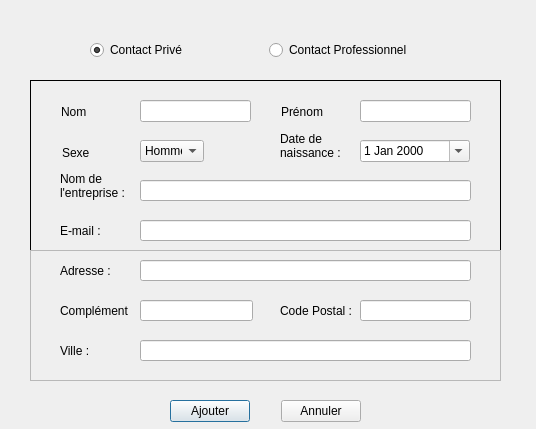
<?xml version="1.0" encoding="UTF-8"?>
<ui version="4.0">
 <class>AjoutContactDialog</class>
 <widget class="QDialog" name="AjoutContactDialog">
  <property name="geometry">
   <rect>
    <x>0</x>
    <y>0</y>
    <width>536</width>
    <height>429</height>
   </rect>
  </property>
  <property name="windowTitle">
   <string>Ajouter un contact</string>
  </property>
  <widget class="QFrame" name="frame">
   <property name="geometry">
    <rect>
     <x>30</x>
     <y>80</y>
     <width>471</width>
     <height>301</height>
    </rect>
   </property>
   <property name="frameShape">
    <enum>QFrame::Box</enum>
   </property>
   <property name="frameShadow">
    <enum>QFrame::Plain</enum>
   </property>
   <property name="midLineWidth">
    <number>0</number>
   </property>
   <widget class="QLabel" name="label_3">
    <property name="geometry">
     <rect>
      <x>32</x>
      <y>62</y>
      <width>31</width>
      <height>21</height>
     </rect>
    </property>
    <property name="text">
     <string>Sexe :</string>
    </property>
    <property name="buddy">
     <cstring>sexCBox</cstring>
    </property>
   </widget>
   <widget class="QLabel" name="label_2">
    <property name="geometry">
     <rect>
      <x>251</x>
      <y>21</y>
      <width>43</width>
      <height>21</height>
     </rect>
    </property>
    <property name="text">
     <string>Prénom :</string>
    </property>
    <property name="buddy">
     <cstring>firstnameInput</cstring>
    </property>
   </widget>
   <widget class="QLineEdit" name="firstnameInput">
    <property name="geometry">
     <rect>
      <x>330</x>
      <y>20</y>
      <width>111</width>
      <height>22</height>
     </rect>
    </property>
    <property name="maxLength">
     <number>30</number>
    </property>
   </widget>
   <widget class="QComboBox" name="sexCBox">
    <property name="geometry">
     <rect>
      <x>110</x>
      <y>60</y>
      <width>64</width>
      <height>22</height>
     </rect>
    </property>
    <property name="minimumSize">
     <size>
      <width>0</width>
      <height>0</height>
     </size>
    </property>
    <item>
     <property name="text">
      <string>Homme</string>
     </property>
    </item>
    <item>
     <property name="text">
      <string>Femme</string>
     </property>
    </item>
   </widget>
   <widget class="QLabel" name="birthdateLabel">
    <property name="geometry">
     <rect>
      <x>250</x>
      <y>50</y>
      <width>81</width>
      <height>31</height>
     </rect>
    </property>
    <property name="text">
     <string>Date de naissance :</string>
    </property>
    <property name="wordWrap">
     <bool>true</bool>
    </property>
   </widget>
   <widget class="QDateEdit" name="birthdateInput">
    <property name="enabled">
     <bool>true</bool>
    </property>
    <property name="geometry">
     <rect>
      <x>330</x>
      <y>60</y>
      <width>110</width>
      <height>22</height>
     </rect>
    </property>
    <property name="minimumDateTime">
     <datetime>
      <hour>0</hour>
      <minute>0</minute>
      <second>0</second>
      <year>1900</year>
      <month>1</month>
      <day>1</day>
     </datetime>
    </property>
    <property name="minimumDate">
     <date>
      <year>1900</year>
      <month>1</month>
      <day>1</day>
     </date>
    </property>
    <property name="calendarPopup">
     <bool>true</bool>
    </property>
   </widget>
   <widget class="QLabel" name="mailLabel">
    <property name="geometry">
     <rect>
      <x>30</x>
      <y>140</y>
      <width>47</width>
      <height>21</height>
     </rect>
    </property>
    <property name="text">
     <string>E-mail :</string>
    </property>
   </widget>
   <widget class="QLineEdit" name="mailInput">
    <property name="geometry">
     <rect>
      <x>110</x>
      <y>140</y>
      <width>331</width>
      <height>21</height>
     </rect>
    </property>
    <property name="maxLength">
     <number>250</number>
    </property>
   </widget>
   <widget class="QLabel" name="companyLabel">
    <property name="geometry">
     <rect>
      <x>30</x>
      <y>90</y>
      <width>71</width>
      <height>31</height>
     </rect>
    </property>
    <property name="text">
     <string>Nom de l'entreprise :</string>
    </property>
    <property name="wordWrap">
     <bool>true</bool>
    </property>
   </widget>
   <widget class="QLineEdit" name="companyInput">
    <property name="geometry">
     <rect>
      <x>110</x>
      <y>100</y>
      <width>331</width>
      <height>21</height>
     </rect>
    </property>
    <property name="maxLength">
     <number>50</number>
    </property>
   </widget>
   <widget class="QFrame" name="frameAddress">
    <property name="geometry">
     <rect>
      <x>0</x>
      <y>170</y>
      <width>471</width>
      <height>131</height>
     </rect>
    </property>
    <property name="frameShape">
     <enum>QFrame::StyledPanel</enum>
    </property>
    <property name="frameShadow">
     <enum>QFrame::Raised</enum>
    </property>
    <widget class="QLabel" name="label_4">
     <property name="geometry">
      <rect>
       <x>30</x>
       <y>10</y>
       <width>51</width>
       <height>21</height>
      </rect>
     </property>
     <property name="text">
      <string>Adresse :</string>
     </property>
     <property name="buddy">
      <cstring>addressInput</cstring>
     </property>
    </widget>
    <widget class="QLineEdit" name="complementInput">
     <property name="geometry">
      <rect>
       <x>110</x>
       <y>50</y>
       <width>113</width>
       <height>21</height>
      </rect>
     </property>
     <property name="maxLength">
      <number>250</number>
     </property>
    </widget>
    <widget class="QLabel" name="label_6">
     <property name="geometry">
      <rect>
       <x>250</x>
       <y>50</y>
       <width>71</width>
       <height>21</height>
      </rect>
     </property>
     <property name="text">
      <string>Code Postal :</string>
     </property>
     <property name="buddy">
      <cstring>postalcodeInput</cstring>
     </property>
    </widget>
    <widget class="QLabel" name="label_7">
     <property name="geometry">
      <rect>
       <x>30</x>
       <y>90</y>
       <width>61</width>
       <height>21</height>
      </rect>
     </property>
     <property name="text">
      <string>Ville :</string>
     </property>
     <property name="buddy">
      <cstring>cityInput</cstring>
     </property>
    </widget>
    <widget class="QLabel" name="label_5">
     <property name="geometry">
      <rect>
       <x>30</x>
       <y>50</y>
       <width>71</width>
       <height>21</height>
      </rect>
     </property>
     <property name="text">
      <string>Complément :</string>
     </property>
     <property name="buddy">
      <cstring>complementInput</cstring>
     </property>
    </widget>
    <widget class="QLineEdit" name="postalcodeInput">
     <property name="geometry">
      <rect>
       <x>330</x>
       <y>50</y>
       <width>111</width>
       <height>21</height>
      </rect>
     </property>
     <property name="inputMask">
      <string/>
     </property>
     <property name="maxLength">
      <number>5</number>
     </property>
    </widget>
    <widget class="QLineEdit" name="cityInput">
     <property name="geometry">
      <rect>
       <x>110</x>
       <y>90</y>
       <width>331</width>
       <height>21</height>
      </rect>
     </property>
     <property name="maxLength">
      <number>100</number>
     </property>
    </widget>
    <widget class="QLineEdit" name="addressInput">
     <property name="geometry">
      <rect>
       <x>110</x>
       <y>10</y>
       <width>331</width>
       <height>21</height>
      </rect>
     </property>
     <property name="maxLength">
      <number>250</number>
     </property>
    </widget>
   </widget>
   <widget class="QLineEdit" name="lastnameInput">
    <property name="geometry">
     <rect>
      <x>110</x>
      <y>20</y>
      <width>111</width>
      <height>22</height>
     </rect>
    </property>
    <property name="maxLength">
     <number>30</number>
    </property>
   </widget>
   <widget class="QLabel" name="label">
    <property name="geometry">
     <rect>
      <x>31</x>
      <y>21</y>
      <width>28</width>
      <height>21</height>
     </rect>
    </property>
    <property name="text">
     <string>Nom :</string>
    </property>
    <property name="buddy">
     <cstring>lastnameInput</cstring>
    </property>
   </widget>
   <zorder>frameAddress</zorder>
   <zorder>label_3</zorder>
   <zorder>label_2</zorder>
   <zorder></zorder>
   <zorder>firstnameInput</zorder>
   <zorder>sexCBox</zorder>
   <zorder>birthdateLabel</zorder>
   <zorder>birthdateInput</zorder>
   <zorder>mailLabel</zorder>
   <zorder>mailInput</zorder>
   <zorder>companyLabel</zorder>
   <zorder>companyInput</zorder>
  </widget>
  <widget class="QWidget" name="">
   <property name="geometry">
    <rect>
     <x>90</x>
     <y>40</y>
     <width>351</width>
     <height>21</height>
    </rect>
   </property>
   <layout class="QHBoxLayout" name="horizontalLayout">
    <item>
     <widget class="QRadioButton" name="privateRButton">
      <property name="text">
       <string>Contact Privé</string>
      </property>
      <property name="checked">
       <bool>true</bool>
      </property>
     </widget>
    </item>
    <item>
     <widget class="QRadioButton" name="professionnalRButton">
      <property name="enabled">
       <bool>true</bool>
      </property>
      <property name="text">
       <string>Contact Professionnel</string>
      </property>
     </widget>
    </item>
   </layout>
  </widget>
  <widget class="QWidget" name="">
   <property name="geometry">
    <rect>
     <x>170</x>
     <y>400</y>
     <width>191</width>
     <height>23</height>
    </rect>
   </property>
   <layout class="QHBoxLayout" name="horizontalLayout_2">
    <item>
     <widget class="QPushButton" name="pushButton">
      <property name="text">
       <string>Ajouter</string>
      </property>
     </widget>
    </item>
    <item>
     <spacer name="horizontalSpacer">
      <property name="orientation">
       <enum>Qt::Horizontal</enum>
      </property>
      <property name="sizeHint" stdset="0">
       <size>
        <width>80</width>
        <height>20</height>
       </size>
      </property>
     </spacer>
    </item>
    <item>
     <widget class="QPushButton" name="pushButton_2">
      <property name="text">
       <string>Annuler</string>
      </property>
     </widget>
    </item>
   </layout>
  </widget>
 </widget>
 <resources/>
 <connections/>
</ui>
